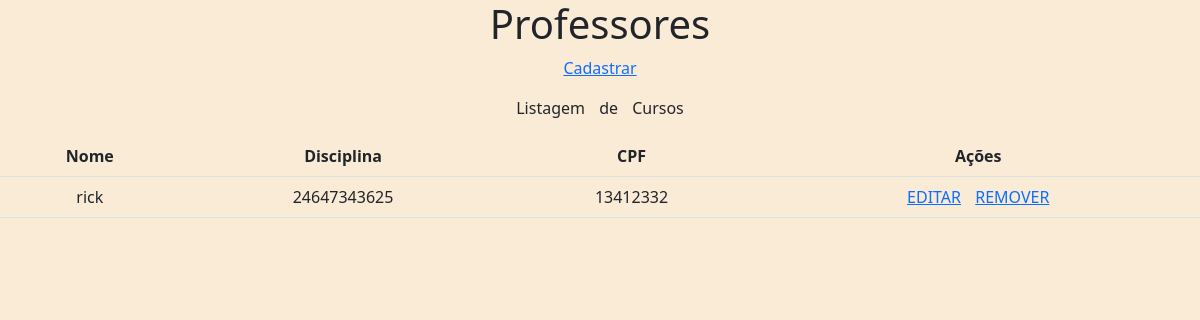
/professor/, run on an earlier commit of the app's database.
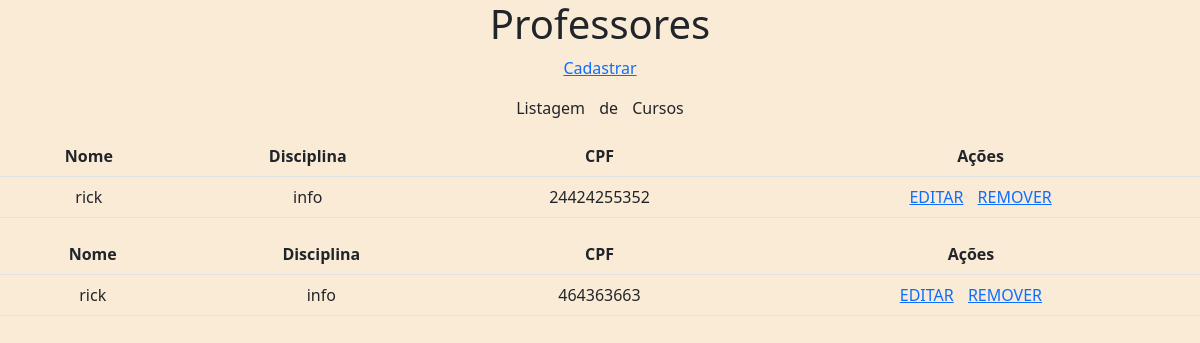
And on a later commit of the database.
### core/models.py (models this page shows)
class Professor(models.Model):
    nome = models.CharField('Nome', max_length=100)
    disciplina = models.CharField('Disciplina', max_length=50)
    cpf = models.IntegerField('CPF', max_length=11)

### core/views.py (the view)
# urls.py: path('professor/', listar_professores, name='listar_professor'),
def listar_professores(request):
    professores = Professor.objects.all()
    contexto = {
        'todos_professores': professores
    }
    return render(request, 'professor.html', contexto)

### templates/professor.html (shortened to what this page needs)
<!DOCTYPE html>
<html lang="en">
<head>
    <link href="https://cdn.jsdelivr.net/npm/bootstrap@5.2.0/dist/css/bootstrap.min.css" rel="stylesheet">
</head>
<body>
    <h1>Professores</h1>
    <p><a href="{% url 'cadastrar_professor' %}">Cadastrar</a></p>
    <p>Listagem de Cursos</p>
    {% for professor in todos_professores %}
    <table class="table">
        <thead>
          <tr>
            <th scope="col">Nome</th>
            <th scope="col">Disciplina</th>
            <th scope="col">CPF</th>
            <th scope="col">Ações</th>
          </tr>
        </thead>
        <tbody>
          <tr>
            <td>{{professor.nome}} </td>
            <td>{{professor.disciplina}}</td>
            <td>{{professor.cpf}}</td>
            <td> <a href="{% url 'editar_professor' professor.id%}">EDITAR</a>
                <a href="{% url 'remover_professor' professor.id%}">REMOVER</a></td>
          </tr>
        </tbody>
      </table>
    {% empty %}
    <p> não existem cursos cadastrados</p>
    {% endfor %}
</body>
</html>

### templates/professor.html (style rules this page uses)
body { margin: 0%; word-spacing: 10px; text-align: center; background-color:antiquewhite; font-size: center; }

What changed in the data, as far as the page shows it:
removed Professor: nome "rick", disciplina "24647343625", cpf "13412332"
added Professor: nome "rick", disciplina "info", cpf "24424255352"
added Professor: nome "rick", disciplina "info", cpf "464363663"
